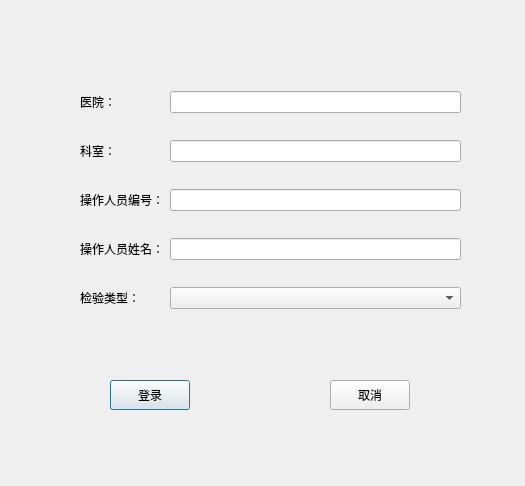
<?xml version="1.0" encoding="UTF-8"?>
<ui version="4.0">
 <class>UserLoginDialog</class>
 <widget class="QDialog" name="UserLoginDialog">
  <property name="geometry">
   <rect>
    <x>0</x>
    <y>0</y>
    <width>525</width>
    <height>486</height>
   </rect>
  </property>
  <property name="windowTitle">
   <string>Dialog</string>
  </property>
  <widget class="QWidget" name="layoutWidget">
   <property name="geometry">
    <rect>
     <x>80</x>
     <y>70</y>
     <width>381</width>
     <height>261</height>
    </rect>
   </property>
   <layout class="QGridLayout" name="gridLayout">
    <item row="0" column="0">
     <widget class="QLabel" name="label">
      <property name="text">
       <string>医院：</string>
      </property>
     </widget>
    </item>
    <item row="0" column="1">
     <widget class="QLineEdit" name="lineEdit_HospitalName"/>
    </item>
    <item row="1" column="0">
     <widget class="QLabel" name="label_2">
      <property name="text">
       <string>科室：</string>
      </property>
     </widget>
    </item>
    <item row="1" column="1">
     <widget class="QLineEdit" name="lineEdit_Office"/>
    </item>
    <item row="2" column="0">
     <widget class="QLabel" name="label_3">
      <property name="text">
       <string>操作人员编号：</string>
      </property>
     </widget>
    </item>
    <item row="2" column="1">
     <widget class="QLineEdit" name="lineEdit_UserNum"/>
    </item>
    <item row="3" column="0">
     <widget class="QLabel" name="label_4">
      <property name="text">
       <string>操作人员姓名：</string>
      </property>
     </widget>
    </item>
    <item row="3" column="1">
     <widget class="QLineEdit" name="lineEdit_UserName"/>
    </item>
    <item row="4" column="0">
     <widget class="QLabel" name="label_5">
      <property name="text">
       <string>检验类型：</string>
      </property>
     </widget>
    </item>
    <item row="4" column="1">
     <widget class="QComboBox" name="comboBox"/>
    </item>
   </layout>
  </widget>
  <widget class="QWidget" name="">
   <property name="geometry">
    <rect>
     <x>110</x>
     <y>380</y>
     <width>300</width>
     <height>30</height>
    </rect>
   </property>
   <layout class="QHBoxLayout" name="horizontalLayout">
    <item>
     <widget class="QPushButton" name="pushButtonLogin">
      <property name="sizePolicy">
       <sizepolicy hsizetype="Minimum" vsizetype="Preferred">
        <horstretch>0</horstretch>
        <verstretch>0</verstretch>
       </sizepolicy>
      </property>
      <property name="styleSheet">
       <string notr="true">
</string>
      </property>
      <property name="text">
       <string>登录</string>
      </property>
     </widget>
    </item>
    <item>
     <spacer name="horizontalSpacer">
      <property name="orientation">
       <enum>Qt::Horizontal</enum>
      </property>
      <property name="sizeHint" stdset="0">
       <size>
        <width>98</width>
        <height>20</height>
       </size>
      </property>
     </spacer>
    </item>
    <item>
     <widget class="QPushButton" name="pushButtonCancel">
      <property name="sizePolicy">
       <sizepolicy hsizetype="Minimum" vsizetype="Preferred">
        <horstretch>0</horstretch>
        <verstretch>0</verstretch>
       </sizepolicy>
      </property>
      <property name="styleSheet">
       <string notr="true">
</string>
      </property>
      <property name="text">
       <string>取消</string>
      </property>
     </widget>
    </item>
   </layout>
  </widget>
 </widget>
 <resources/>
 <connections>
  <connection>
   <sender>pushButtonLogin</sender>
   <signal>clicked()</signal>
   <receiver>UserLoginDialog</receiver>
   <slot>accept()</slot>
   <hints>
    <hint type="sourcelabel">
     <x>155</x>
     <y>434</y>
    </hint>
    <hint type="destinationlabel">
     <x>162</x>
     <y>372</y>
    </hint>
   </hints>
  </connection>
  <connection>
   <sender>pushButtonCancel</sender>
   <signal>clicked()</signal>
   <receiver>UserLoginDialog</receiver>
   <slot>reject()</slot>
   <hints>
    <hint type="sourcelabel">
     <x>313</x>
     <y>437</y>
    </hint>
    <hint type="destinationlabel">
     <x>379</x>
     <y>382</y>
    </hint>
   </hints>
  </connection>
 </connections>
</ui>
